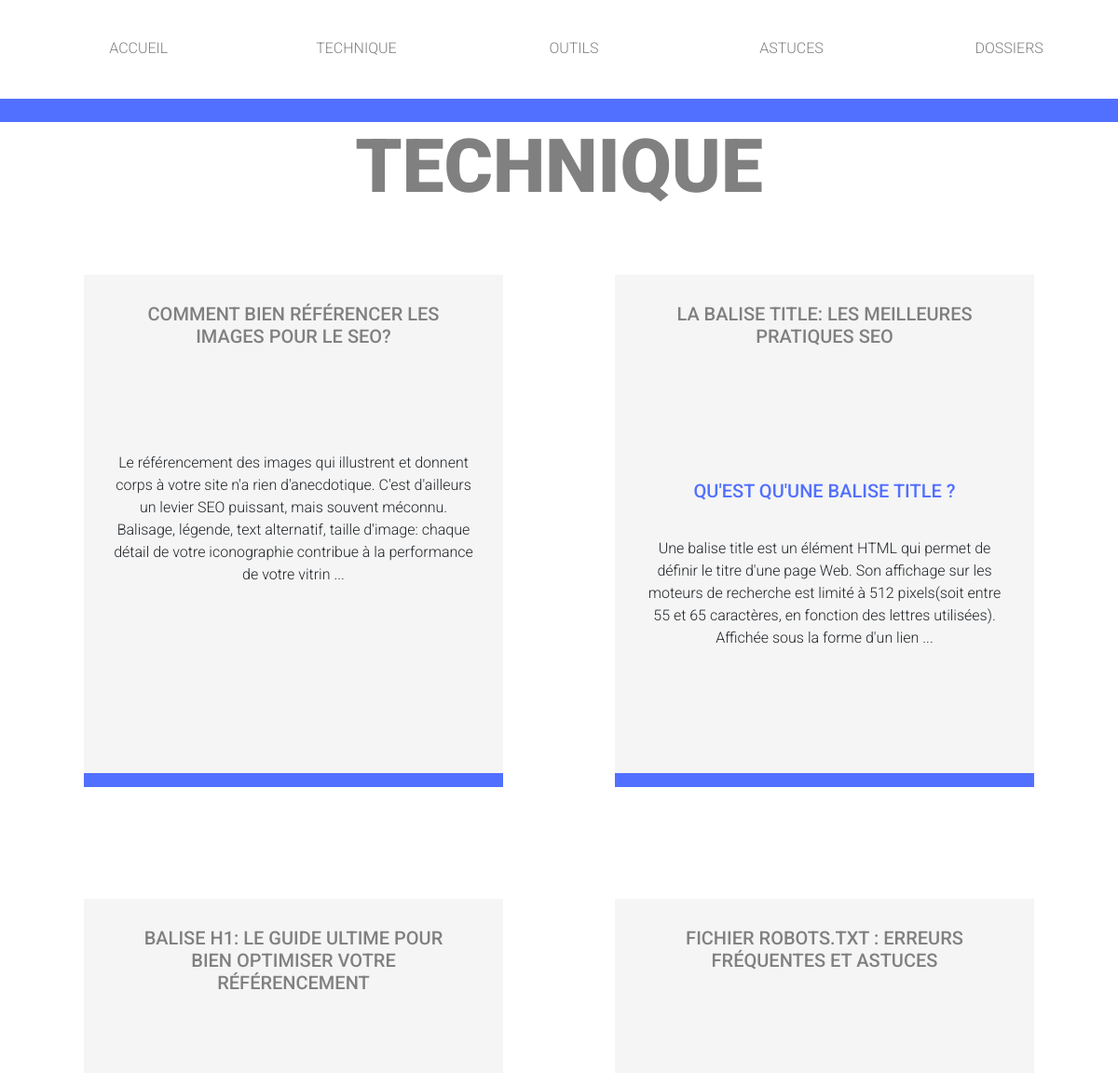
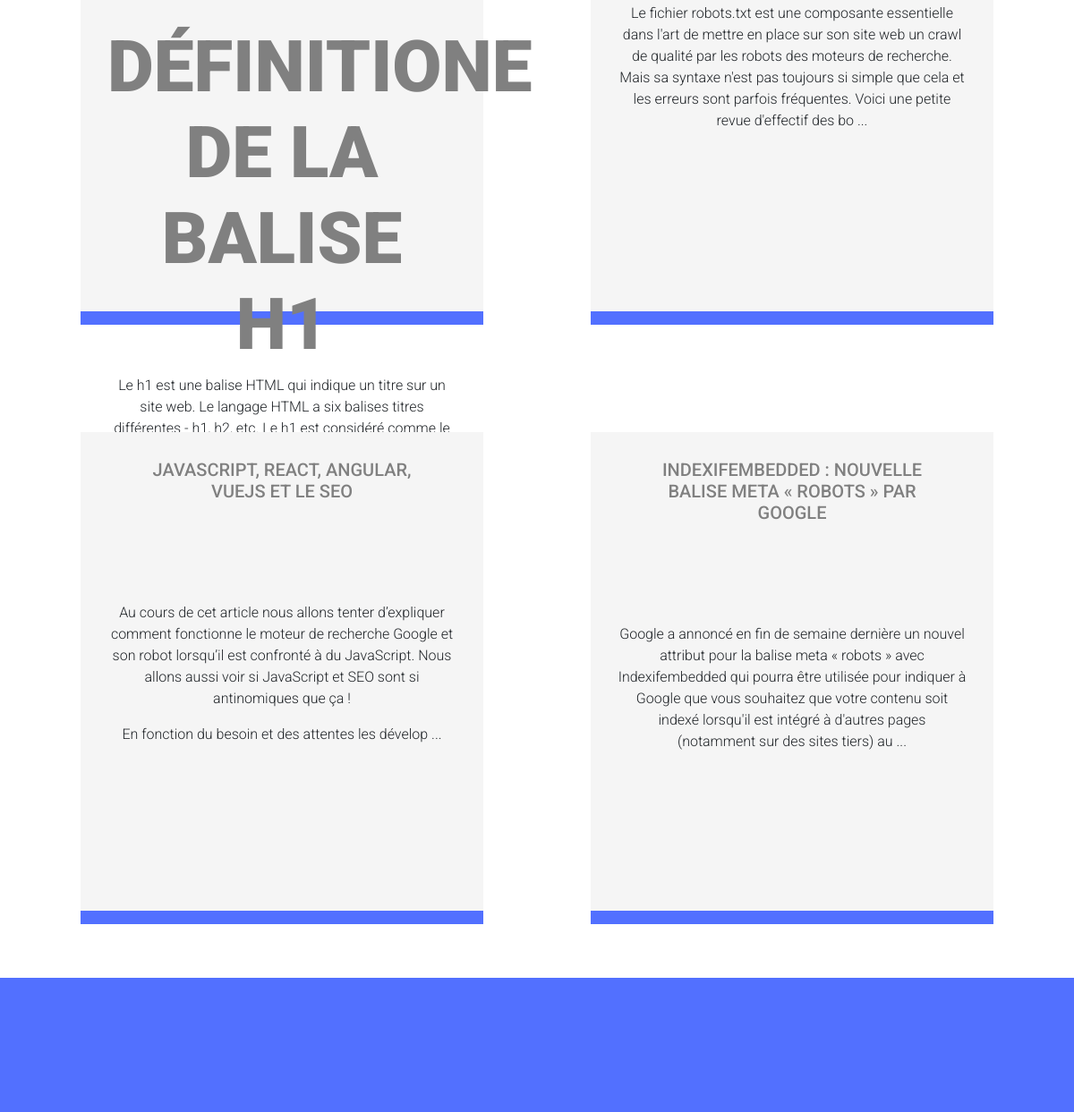
Page /otherPage/category/category.php?id=2 on the committed database (2 pictures, top to bottom).
### tables this page shows
CREATE TABLE `category` (
  `id` bigint NOT NULL,
  `name` text NOT NULL,
  `description` text NOT NULL COMMENT 'Meta name description de la catégorie',
  `content` text NOT NULL,
  `parent_id` bigint NOT NULL
);

CREATE TABLE `article` (
  `id` bigint NOT NULL,
  `title` text NOT NULL,
  `subtitle` text NOT NULL,
  `category_id` bigint NOT NULL,
  `content` text NOT NULL,
  `image_url` text NOT NULL,
  `image_alt` text NOT NULL,
  `rewriting_url` text NOT NULL
);

### request/request.php (called while the page is built, shortened)
<?php
$server_url = "http://localhost:8888/workshop/";
try{
    $bdd = new PDO('mysql:host=localhost; dbname=SEO_articles', 'root', 'root');
}
catch(Exception $e){
    die('Erreur :'.$e->getMessage());
}
if ($type=="category") {
    $req = $bdd -> query("SELECT id, name, description, content, parent_id
                          FROM category
                          WHERE id=" .$_ENV['id']);
    $result_category = $req -> fetch();
    $article_from_category="category_id=".$result_category['id'];
    if ($result_category['parent_id']==0) {
        $req = $bdd -> query("SELECT id
                          FROM category
                          WHERE parent_id=" .$result_category['id']);
        while ($result_child_category = $req->fetch()){
            $article_from_category = $article_from_category . " OR category_id=".$result_child_category['id'];
        }
    }
    $req_article_from_category = $bdd -> query("SELECT id, title, subtitle, content, image_url, image_alt, rewriting_url
                          FROM article
                          WHERE " .$article_from_category. "
                          ORDER BY id desc
                          LIMIT 10");
}

### otherPage/category/category.php (the view, shortened to what this page needs)
<?php
    $type="category";
    include('../../request/request.php');
    $tag_to_kill = array("<h1>", "</h1>", "<h2>", "</h2>", "<h3>", "</h3>");
?>
<!DOCTYPE html>
<html lang="fr">
<head>
<link href="https://cdn.jsdelivr.net/npm/bootstrap@5.1.3/dist/css/bootstrap.min.css" rel="stylesheet">
</head>
<body>
    <header>
        <?php
            include('../../component/navbar.php');
        ?>
        <h1>
            <?php
                echo $result_category['name'];
            ?>
        </h1>
    </header>
    <main>
        <?php
            while ($show_article = $req_article_from_category->fetch()){
                ?>
                <article>
                    <h2>
                        <a href="<?php echo $server_url."otherPage/articles/article.php?id=".$show_article['id']; ?>">
                            <?php
                            echo $show_article['title'];
                            ?>
                        </a>
                    </h2>
                    <div class="img_articles">
                    </div>
                    <section>
                        <?php
                            echo substr(str_replace($tag_to_kill, "", $show_article['content']), 0, 300);
                        ?>
                        ...
                    </section>
                </article>
                <?php
            }
        ?>
    </main>
    <footer></footer>
</body>
</html>

### otherPage/category/category.php (style rules this page uses)
body { font-family: 'Roboto', sans-serif; }
a { color: grey; text-decoration: none; }
main { display: flex; flex-wrap: wrap; align-items: center; justify-content: center; align-content: center; width: 100%; }
article { width: 450px; height: 550px; margin: 60px; background-color: rgb(245, 245, 245); border-bottom: 15px solid #5270ff; }
section { text-align: center; margin: 50px 30px 0 30px; padding-bottom: 50px; }
.img_articles { text-align: center; }
h1 { font-size: 80px; text-align: center; color: grey; font-weight: 900; text-transform: uppercase; }
h2 { text-align: center; font-size: 20px; text-transform: uppercase; color: #5270ff !important; padding: 30px 50px; }
p { font-weight: 300; }
footer { width:100%; height: 150px; background-color: #5270ff; }

### rows in the picture
category: name "TECHNIQUE"
article: title "COMMENT BIEN RÉFÉRENCER LES IMAGES POUR LE SEO?", content "Le référencement des images qui illustrent et donnent corps à votre site n'a rien d'anecdotique. C'est d'ailleurs un levier SEO puissant, mais souvent méconnu. Balisage, légende, text alternatif, taille d'image: chaque détail de votre iconographie contribue à la performance de votre vitrin"
article: title "LA BALISE TITLE: LES MEILLEURES PRATIQUES SEO", content "QU'EST QU'UNE BALISE TITLE ? Une balise title est un élément HTML qui permet de définir le titre d'une page Web. Son affichage sur les moteurs de recherche est limité à 512 pixels(soit entre 55 et 65 caractères, en fonction des lettres utilisées). Affichée sous la forme d'un lien"
article: title "BALISE H1: LE GUIDE ULTIME POUR BIEN OPTIMISER VOTRE RÉFÉRENCEMENT", content "DÉFINITIONE DE LA BALISE H1 Le h1 est une balise HTML qui indique un titre sur un site web. Le langage HTML a six balises titres différentes - h1, h2, etc. Le h1 est considéré comme le…"
article: title "FICHIER ROBOTS.TXT : ERREURS FRÉQUENTES ET ASTUCES", content "Le fichier robots.txt est une composante essentielle dans l'art de mettre en place sur son site web un crawl de qualité par les robots des moteurs de recherche. Mais sa syntaxe n'est pas toujours si simple que cela et les erreurs sont parfois fréquentes. Voici une petite revue d'effectif des bo"
article: title "JAVASCRIPT, REACT, ANGULAR, VUEJS ET LE SEO", content "Au cours de cet article nous allons tenter d’expliquer comment fonctionne le moteur de recherche Google et son robot lorsqu’il est confronté à du JavaScript. Nous allons aussi voir si JavaScript et SEO sont si antinomiques que ça ! En fonction du besoin et des attentes les dévelop"
article: title "INDEXIFEMBEDDED : NOUVELLE BALISE META « ROBOTS » PAR GOOGLE", content "Google a annoncé en fin de semaine dernière un nouvel attribut pour la balise meta « robots » avec Indexifembedded qui pourra être utilisée pour indiquer à Google que vous souhaitez que votre contenu soit indexé lorsqu'il est intégré à d'autres pages (notamment sur des sites tiers) au"
